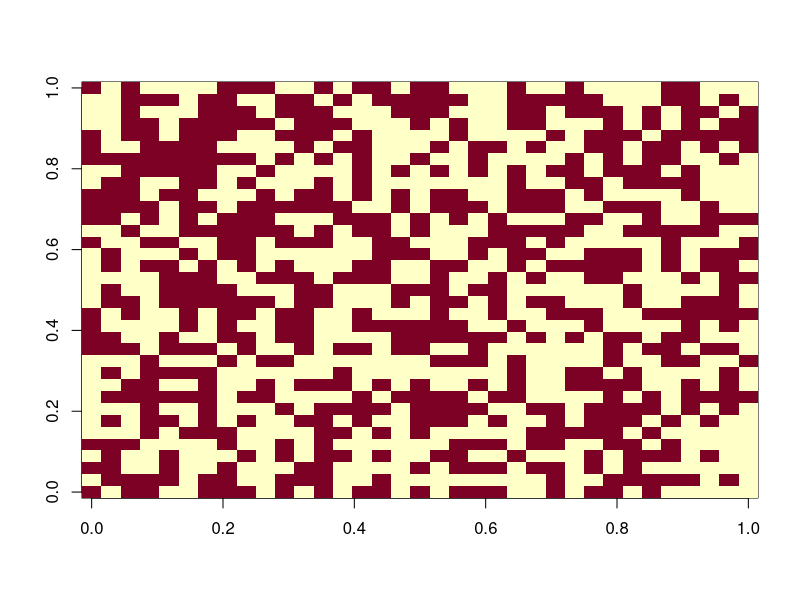
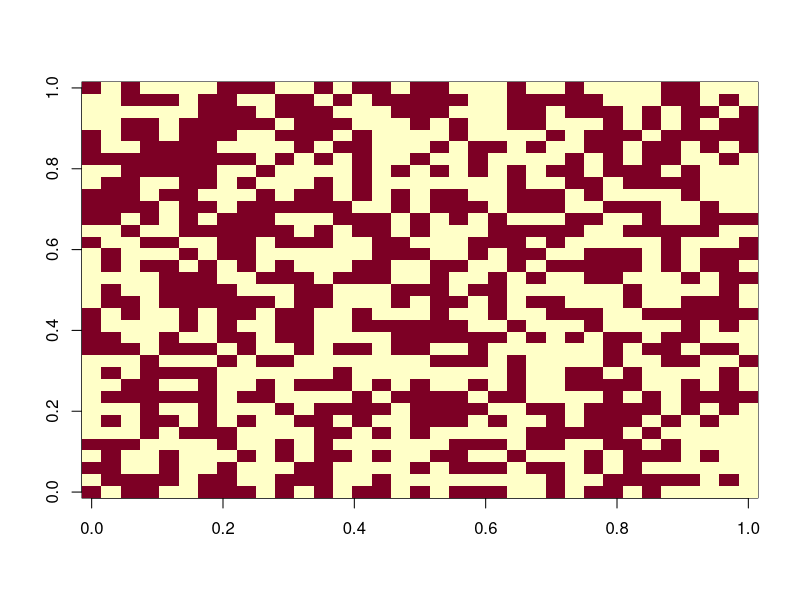
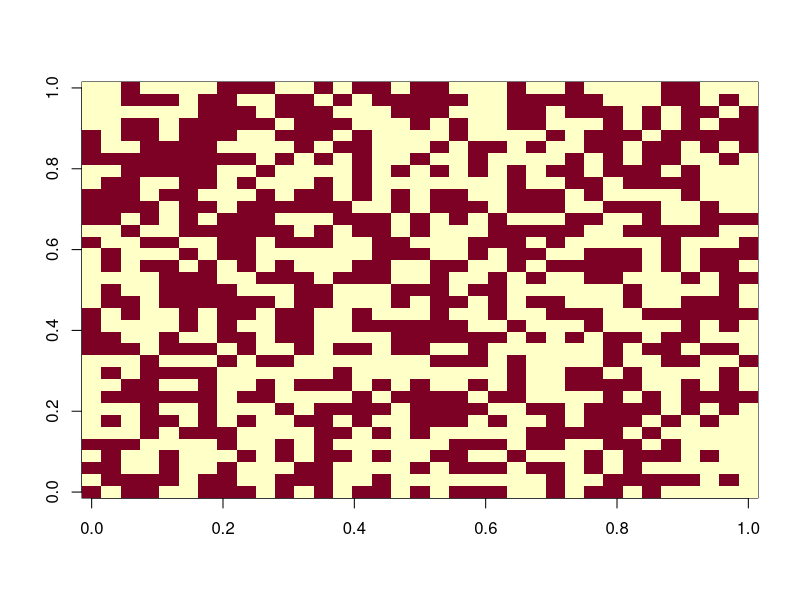
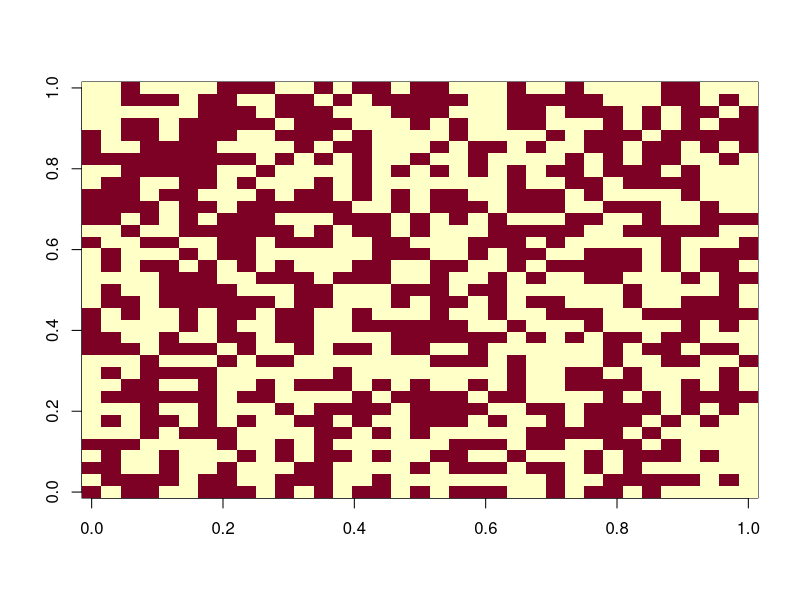
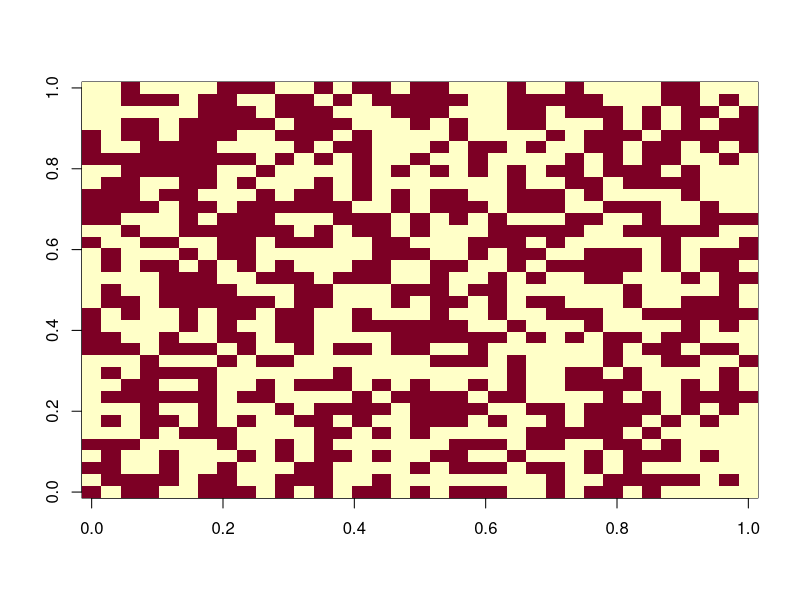
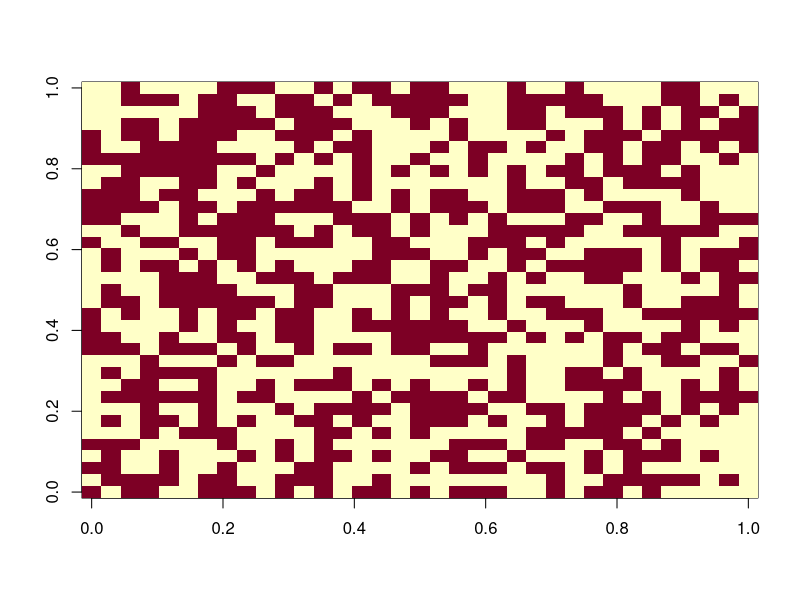
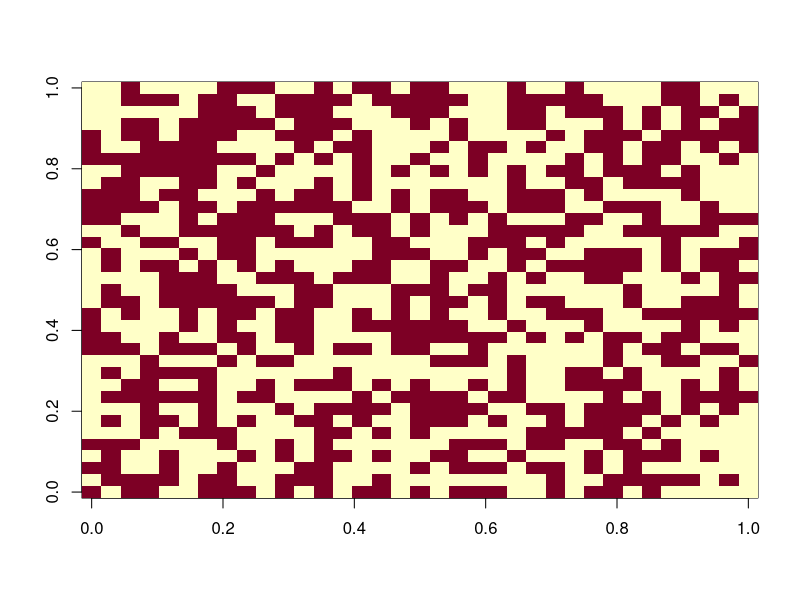
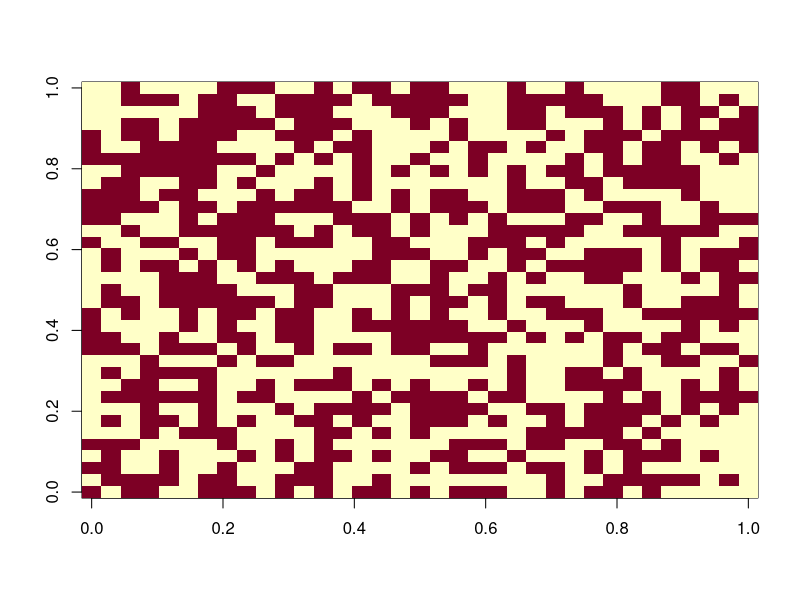

Here is the R script that generated these plots, in order: (Note: a time limit stopped this script after it produced the figures.)
#Function: H_get. Calculate the energy of one spin.
H_get<-function(y,x,s)
  {
  h=0
  if (x==1)
  {
    h=h+s[y,1]*s[y,ncol(s)]+s[y,1]*s[y,2]
  }
  else if(x==ncol(s))
  {
    h=h+s[y,ncol(s)]*s[y,ncol(s)-1]+s[y,ncol(s)]*s[y,1]
  }
  else
  {
    h=h+s[y,x]*s[y,x-1]+s[y,x]*s[y,x+1]
  }
  
  if(y==1)
  {
    h=h+s[1,x]*s[nrow(s),x]+s[1,x]*s[2,x]
  }
  else if(y==ncol(s))
  {
    h=h+s[ncol(s),x]*s[ncol(s)-1,x]+s[y,x]*s[1,x]
  }
  else
  {
    h=h+s[y,x]*s[y-1,x]+s[y,x]*s[y+1,x]
  }
  return(-h)
}

  
# Metropolis algorithm 
MA<-function(s,temp)
{
  y<-sample(1:nrow(s),1)
  x<-sample(1:ncol(s),1)
  del_H=-2*H_get(y,x,s)
  if(exp(-del_H)<1)
  {
    p_accept=exp(-del_H/temp)
  }
  else
  {
    p_accept=1  
  }
  r<-runif(1,0,1)
  if(r<p_accept)
  {
    s[y,x]=-s[y,x]
  }
  return (s)
}


#Generates 1000000 random 35*35 configruations and get image of everyone but this spend about 17.8s for 1*10^6.  
e<-sample(c(-1,1),35*35,replace=T)
s<-matrix(e,35,35)
l=0
nc<-1000*35*35
for (n in 1 : nc)
  {
    s=MA(s,0.0001)
    image(s)
  }
  
  
#Total H of systems.
get_TH<-function (S)
{
 H<-0 
 for(i in 1:nrow(S))
 {
  for (j in 1:ncol(S))
  {
   for(x in 1:ncol(S))
   {
     if (j-x==1)
     {
       H=H+S[i,j]*S[i,x]
     }
   }
 }
} 
for(j in 1:ncol(S))
{
 for (i in 1:nrow(S))
 {
   for(x in 1:nrow(S))
   {
     if (i-x==1)
     {
       H=H+S[i,j]*S[x,j]
     }
   }
 }
} 
for(n in 1:nrow(S))
{
 H=H+S[n,1]*S[n,ncol(S)]
}
for(m in 1 : ncol(S))
{
 H=H+S[1,m]*S[nrow(S),m]
}

return(-H)
}

  
#|m|
m_ab<-function(s)
{
  H<-0
  for(i in 1:nrow(s))
  {
    for(j in 1:ncol(s))
    {
      H=H+s[i,j]
    }
  }
  F=abs(H)/nrow(s)/ncol(s)
  return(F)
}

  
#m bar R=J/T
m_bar<-function(N,T,a,b,R)
{
e<-sample(c(-1,1),a*b,replace=T)
s<-matrix(e,a,b)
M<-0
Mu<-0
Mb<-0
for (n in 1 : N)
{
  for(i in 1:a)
    {
    for(j in 1:b)
      {
      s=MA(s,T)
      }
    }
  Mu=Mu+exp(-R*get_TH(s))*m_ab(s)
  Mb=Mb+exp(-R*get_TH(s))
}
M=Mu/Mb
return(M)
}



#average energy per spin
E_bar_spin<-function(s)
{
  E=get_TH(s)/nrow(s)/ncol(s)
  return(E)
}
